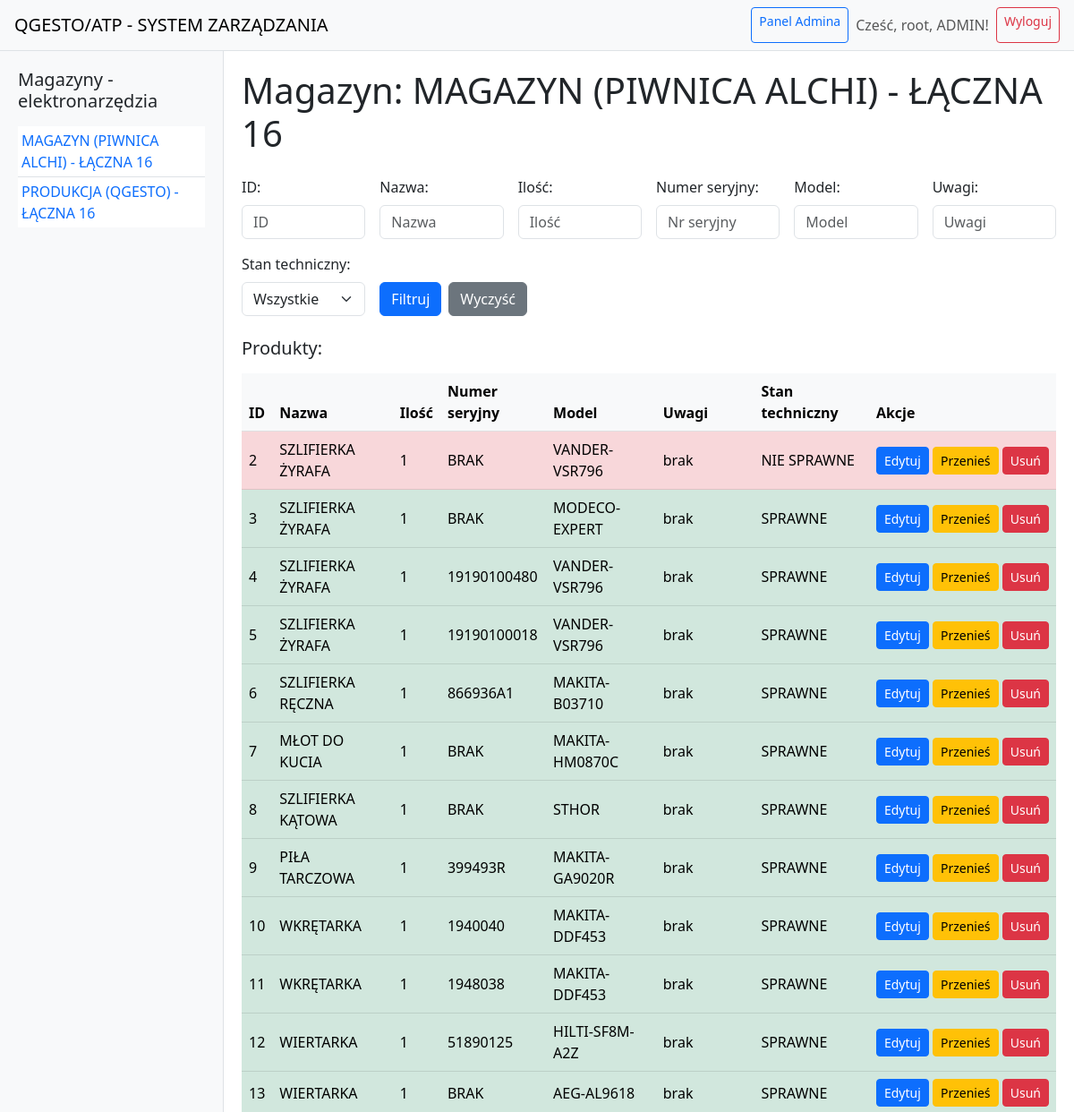
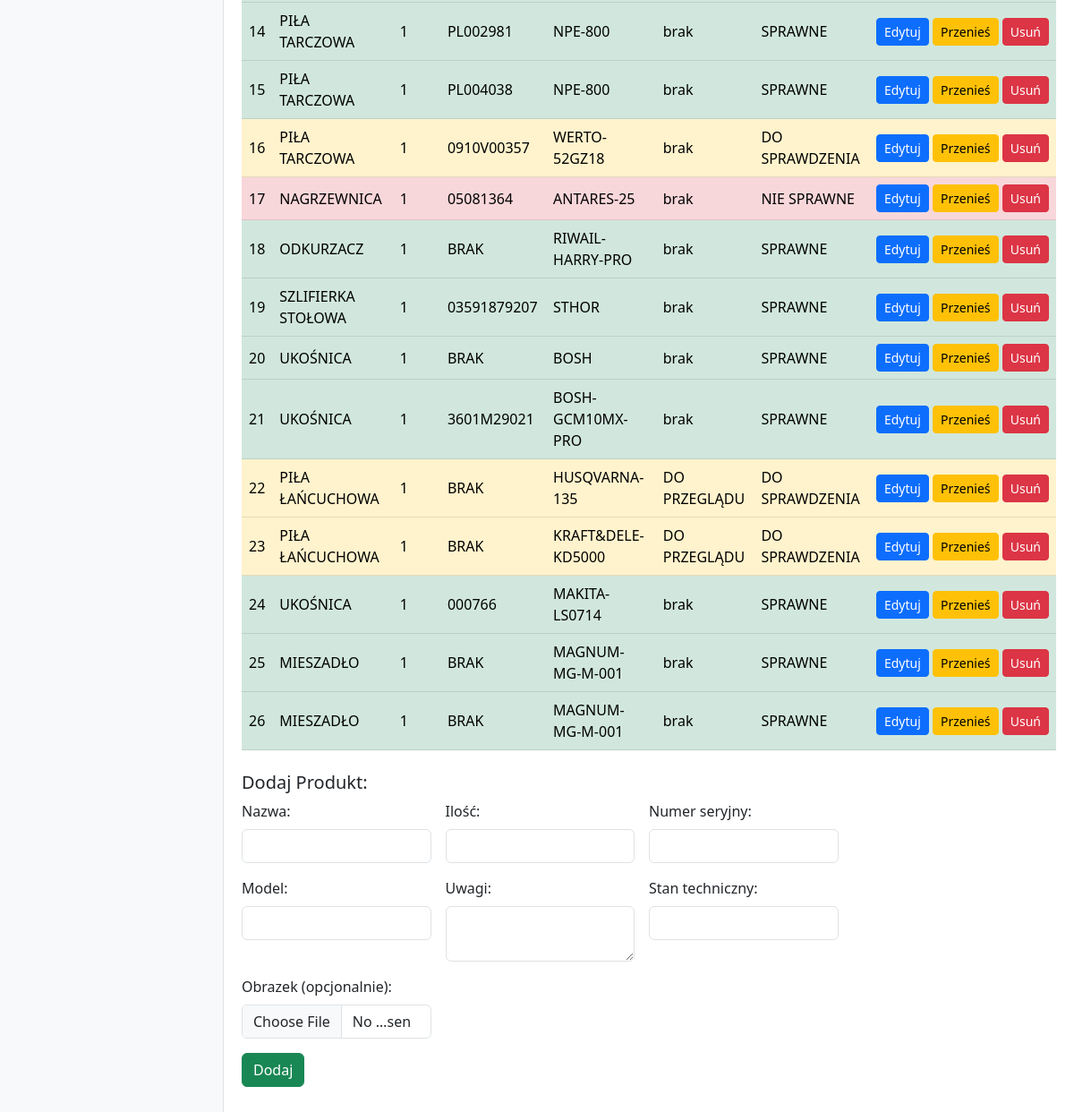
/magazyn/4 (signed in), run on the app's committed database (2 pictures, top to bottom).
### app.py (models this page shows)
class Magazyn(db.Model):
    id = db.Column(db.Integer, primary_key=True)
    nazwa = db.Column(db.String(100), nullable=False, unique=True)
    produkty = db.relationship('Produkt', backref='magazyn', lazy=True)

class Produkt(db.Model):
    id = db.Column(db.Integer, primary_key=True)
    nazwa = db.Column(db.String(100), nullable=False)
    ilosc = db.Column(db.Integer, nullable=False)
    magazyn_id = db.Column(db.Integer, db.ForeignKey('magazyn.id'), nullable=False)
    obrazek = db.Column(db.String(200), nullable=True)
    numer_seryjny = db.Column(db.String(100), nullable=True)
    model = db.Column(db.String(100), nullable=True)
    uwagi = db.Column(db.Text, nullable=True)
    stan_techniczny = db.Column(db.String(100), nullable=True)

### app.py (the view)
@app.route('/magazyn/<int:magazyn_id>')
def magazyn(magazyn_id):
    if 'user_id' not in session:
        flash('Musisz być zalogowany!', 'warning')
        return redirect(url_for('login'))
    magazyn = Magazyn.query.get_or_404(magazyn_id)
    f_id = request.args.get('f_id', '').strip()
    f_nazwa = request.args.get('f_nazwa', '').strip()
    f_ilosc = request.args.get('f_ilosc', '').strip()
    f_numer_seryjny = request.args.get('f_numer_seryjny', '').strip()
    f_model = request.args.get('f_model', '').strip()
    f_uwagi = request.args.get('f_uwagi', '').strip()
    f_stan_techniczny = request.args.get('f_stan_techniczny', '').strip()
    query = Produkt.query.filter_by(magazyn_id=magazyn_id)
    if f_id:
        if f_id.isdigit():
            query = query.filter(Produkt.id == int(f_id))
        else:
            query = query.filter(Produkt.id == -1)  # żadnych wyników
    if f_nazwa:
        query = query.filter(Produkt.nazwa.ilike(f'%{f_nazwa}%'))
    if f_ilosc:
        if f_ilosc.isdigit():
            query = query.filter(Produkt.ilosc == int(f_ilosc))
        else:
            query = query.filter(Produkt.id == -1)
    if f_numer_seryjny:
        query = query.filter(Produkt.numer_seryjny.ilike(f'%{f_numer_seryjny}%'))
    if f_model:
        query = query.filter(Produkt.model.ilike(f'%{f_model}%'))
    if f_uwagi:
        query = query.filter(Produkt.uwagi.ilike(f'%{f_uwagi}%'))
    if f_stan_techniczny and f_stan_techniczny != 'wszystkie':
        query = query.filter(Produkt.stan_techniczny == f_stan_techniczny)
    produkty = query.all()
    return render_template('magazyn.html',
                           magazyn=magazyn,
                           produkty=produkty,
                           f_id=f_id,
                           f_nazwa=f_nazwa,
                           f_ilosc=f_ilosc,
                           f_numer_seryjny=f_numer_seryjny,
                           f_model=f_model,
                           f_uwagi=f_uwagi,
                           f_stan_techniczny=f_stan_techniczny)

### app.py (called while the page is built)
@app.context_processor
def inject_magazyny():
    magazyny_all = Magazyn.query.all()
    return {'magazyny_sidebar': magazyny_all}

### templates/magazyn.html (shortened to what this page needs)
{% extends "base.html" %}
{% block content %}
<h1 class="mb-4">Magazyn: {{ magazyn.nazwa }}</h1>
<form method="get" class="row g-3 mb-4">
    <div class="col-md-2">
        <label for="f_id" class="form-label">ID:</label>
        <input type="text" id="f_id" name="f_id" value="{{ f_id }}" class="form-control" placeholder="ID">
    </div>
    <div class="col-md-2">
        <label for="f_nazwa" class="form-label">Nazwa:</label>
        <input type="text" id="f_nazwa" name="f_nazwa" value="{{ f_nazwa }}" class="form-control" placeholder="Nazwa">
    </div>
    <div class="col-md-2">
        <label for="f_ilosc" class="form-label">Ilość:</label>
        <input type="text" id="f_ilosc" name="f_ilosc" value="{{ f_ilosc }}" class="form-control" placeholder="Ilość">
    </div>
    <div class="col-md-2">
        <label for="f_numer_seryjny" class="form-label">Numer seryjny:</label>
        <input type="text" id="f_numer_seryjny" name="f_numer_seryjny" value="{{ f_numer_seryjny }}" class="form-control" placeholder="Nr seryjny">
    </div>
    <div class="col-md-2">
        <label for="f_model" class="form-label">Model:</label>
        <input type="text" id="f_model" name="f_model" value="{{ f_model }}" class="form-control" placeholder="Model">
    </div>
    <div class="col-md-2">
        <label for="f_uwagi" class="form-label">Uwagi:</label>
        <input type="text" id="f_uwagi" name="f_uwagi" value="{{ f_uwagi }}" class="form-control" placeholder="Uwagi">
    </div>
    <div class="col-md-2">
        <label for="f_stan_techniczny" class="form-label">Stan techniczny:</label>
        <select id="f_stan_techniczny" name="f_stan_techniczny" class="form-select">
            <option value="wszystkie">Wszystkie</option>
        </select>
    </div>
    <div class="col-md-2 d-flex align-items-end">
        <button type="submit" class="btn btn-primary me-2">Filtruj</button>
        <a href="{{ url_for('magazyn', magazyn_id=magazyn.id) }}" class="btn btn-secondary">Wyczyść</a>
    </div>
</form>
<h2 class="h5 mb-3">Produkty:</h2>
<table class="table align-middle">
    <thead class="table-light">
        <tr>
            <th>ID</th>
            <th>Nazwa</th>
            <th>Ilość</th>
            <th>Numer seryjny</th>
            <th>Model</th>
            <th>Uwagi</th>
            <th>Stan techniczny</th>
            <th>Akcje</th>
        </tr>
    </thead>
    <tbody>
        {% for produkt in produkty %}
        {% set row_class = '' %}
        {% if produkt.stan_techniczny == 'SPRAWNE' %}
            {% set row_class = 'table-success' %}
        {% elif produkt.stan_techniczny == 'NIE SPRAWNE' %}
            {% set row_class = 'table-danger' %}
        {% elif produkt.stan_techniczny == 'DO SPRAWDZENIA' %}
            {% set row_class = 'table-warning' %}
        {% endif %}
        {% if produkt.uwagi == 'ZESTAW MONTAŻOWY' %}
            {% set row_class = 'table-fiolet' %}
        {% endif %}
        <tr class="{{ row_class }}">
            <td>{{ produkt.id }}</td>
            <td>
                {% if produkt.obrazek %}
                <a href="{{ url_for('pokaz_obrazek', produkt_id=produkt.id) }}" class="text-decoration-none">{{ produkt.nazwa }}</a>
                {% else %}
                {{ produkt.nazwa }}
                {% endif %}
            </td>
            <td>{{ produkt.ilosc }}</td>
            <td>{{ produkt.numer_seryjny or 'brak' }}</td>
            <td>{{ produkt.model or 'brak' }}</td>
            <td>{{ produkt.uwagi or 'brak' }}</td>
            <td>{{ produkt.stan_techniczny or 'brak' }}</td>
            <td class="text-nowrap">
                {% if session.get('grupa') >= 2 %}
                <a href="{{ url_for('edytuj_produkt', produkt_id=produkt.id) }}" class="btn btn-sm btn-primary">Edytuj</a>
                <a href="{{ url_for('przenies_produkt', produkt_id=produkt.id) }}" class="btn btn-sm btn-warning">Przenieś</a>
                {% endif %}
                {% if session.get('grupa') == 3 %}
                <a href="{{ url_for('usun_produkt', produkt_id=produkt.id) }}" class="btn btn-sm btn-danger" onclick="return confirm('Czy na pewno usunąć produkt?')">Usuń</a>
                {% endif %}
            </td>
        </tr>
        {% endfor %}
    </tbody>
</table>
{% if session.get('grupa') == 3 %}
<h2 class="h5 mt-4">Dodaj Produkt:</h2>
<form action="{{ url_for('dodaj_produkt', magazyn_id=magazyn.id) }}" method="post" enctype="multipart/form-data" class="row g-3 w-75">
    <div class="col-md-4">
        <label for="nazwa" class="form-label">Nazwa:</label>
        <input type="text" id="nazwa" name="nazwa" class="form-control" required>
    </div>
    <div class="col-md-4">
        <label for="ilosc" class="form-label">Ilość:</label>
        <input type="number" id="ilosc" name="ilosc" class="form-control" required>
    </div>
    <div class="col-md-4">
        <label for="numer_seryjny" class="form-label">Numer seryjny:</label>
        <input type="text" id="numer_seryjny" name="numer_seryjny" class="form-control">
    </div>
    <div class="col-md-4">
        <label for="model" class="form-label">Model:</label>
        <input type="text" id="model" name="model" class="form-control">
    </div>
    <div class="col-md-4">
        <label for="uwagi" class="form-label">Uwagi:</label>
        <textarea id="uwagi" name="uwagi" class="form-control"></textarea>
    </div>
    <div class="col-md-4">
        <label for="stan_techniczny" class="form-label">Stan techniczny:</label>
        <input type="text" id="stan_techniczny" name="stan_techniczny" class="form-control">
    </div>
    <div class="col-md-4">
        <label for="obrazek" class="form-label">Obrazek (opcjonalnie):</label>
        <input type="file" id="obrazek" name="obrazek" class="form-control">
    </div>
    <div class="col-12 mt-3">
        <button type="submit" class="btn btn-success">Dodaj</button>
    </div>
</form>
{% endif %}
{% endblock %}

### templates/base.html (shortened to what this page needs)
<!DOCTYPE html>
<html lang="en">
<head>
    <link href="https://cdn.jsdelivr.net/npm/bootstrap@5.3.0/dist/css/bootstrap.min.css" rel="stylesheet"/>
</head>
<body>
<nav class="navbar navbar-light bg-light px-3">
    <a class="navbar-brand" href="{{ url_for('index') }}">QGESTO/ATP - SYSTEM ZARZĄDZANIA</a>
    <div class="d-flex">
        {% if session.get('user_id') %}
            {% if session.get('username') == 'root' and session.get('grupa') == 3 %}
                <a href="{{ url_for('panel_admina') }}" class="btn btn-sm btn-outline-primary me-2">Panel Admina</a>
            {% endif %}
            <span class="navbar-text me-2">Cześć, {{ session.get('username') }}{% if session.get('stanowisko') %}, {{ session.get('stanowisko') }}{% endif %}!</span>
            <a href="{{ url_for('logout') }}" class="btn btn-sm btn-outline-danger" onclick="return confirm('Czy na pewno chcesz się wylogować?')">Wyloguj</a>
        {% else %}
            <a href="{{ url_for('login') }}" class="btn btn-sm btn-outline-success">Zaloguj</a>
        {% endif %}
    </div>
</nav>
<div class="layout">
    <aside class="sidebar">
        <h5 class="mb-3">Magazyny - elektronarzędzia</h5>
        {% if magazyny_sidebar and magazyny_sidebar|length > 0 %}
        <ul class="list-group list-group-flush">
            {% for mag in magazyny_sidebar %}
            <li class="list-group-item p-1"><a href="{{ url_for('magazyn', magazyn_id=mag.id) }}" class="text-decoration-none">{{ mag.nazwa }}</a></li>
            {% endfor %}
        </ul>
        {% else %}
        <p>Brak magazynów</p>
        {% endif %}
    </aside>
    <div class="container-fluid-main">
        {% block content %}{% endblock %}
    </div>
</div>
</body>
</html>

### templates/base.html (style rules this page uses)
body, html { height: 100%; margin: 0; }
.layout { display: flex; height: 100vh; overflow: hidden; }
.sidebar { width: 250px; background: #f8f9fa; padding: 20px; border-right: 1px solid #dee2e6; }
.container-fluid-main { flex: 1; overflow: auto; padding: 20px; }
.navbar { border-bottom: 1px solid #dee2e6; }

### data on the page
Magazyn: nazwa "MAGAZYN (PIWNICA ALCHI) - ŁĄCZNA 16"
Magazyn: nazwa "PRODUKCJA (QGESTO) - ŁĄCZNA 16"
Produkt: id "2", nazwa "SZLIFIERKA ŻYRAFA", ilosc "1", numer_seryjny "BRAK", model "VANDER-VSR796", uwagi "brak", stan_techniczny "NIE SPRAWNE"
Produkt: id "3", nazwa "SZLIFIERKA ŻYRAFA", ilosc "1", numer_seryjny "BRAK", model "MODECO-EXPERT", uwagi "brak", stan_techniczny "SPRAWNE"
Produkt: id "4", nazwa "SZLIFIERKA ŻYRAFA", ilosc "1", numer_seryjny "19190100480", model "VANDER-VSR796", uwagi "brak", stan_techniczny "SPRAWNE"
Produkt: id "5", nazwa "SZLIFIERKA ŻYRAFA", ilosc "1", numer_seryjny "19190100018", model "VANDER-VSR796", uwagi "brak", stan_techniczny "SPRAWNE"
Produkt: id "6", nazwa "SZLIFIERKA RĘCZNA", ilosc "1", numer_seryjny "866936A1", model "MAKITA-B03710", uwagi "brak", stan_techniczny "SPRAWNE"
Produkt: id "7", nazwa "MŁOT DO KUCIA", ilosc "1", numer_seryjny "BRAK", model "MAKITA-HM0870C", uwagi "brak", stan_techniczny "SPRAWNE"
Produkt: id "8", nazwa "SZLIFIERKA KĄTOWA", ilosc "1", numer_seryjny "BRAK", model "STHOR", uwagi "brak", stan_techniczny "SPRAWNE"
Produkt: id "9", nazwa "PIŁA TARCZOWA", ilosc "1", numer_seryjny "399493R", model "MAKITA-GA9020R", uwagi "brak", stan_techniczny "SPRAWNE"
Produkt: id "10", nazwa "WKRĘTARKA", ilosc "1", numer_seryjny "1940040", model "MAKITA-DDF453", uwagi "brak", stan_techniczny "SPRAWNE"
Produkt: id "11", nazwa "WKRĘTARKA", ilosc "1", numer_seryjny "1948038", model "MAKITA-DDF453", uwagi "brak", stan_techniczny "SPRAWNE"
Produkt: id "12", nazwa "WIERTARKA", ilosc "1", numer_seryjny "51890125", model "HILTI-SF8M-A2Z", uwagi "brak", stan_techniczny "SPRAWNE"
Produkt: id "13", nazwa "WIERTARKA", ilosc "1", numer_seryjny "BRAK", model "AEG-AL9618", uwagi "brak", stan_techniczny "SPRAWNE"
Produkt: id "14", nazwa "PIŁA TARCZOWA", ilosc "1", numer_seryjny "PL002981", model "NPE-800", uwagi "brak", stan_techniczny "SPRAWNE"
Produkt: id "15", nazwa "PIŁA TARCZOWA", ilosc "1", numer_seryjny "PL004038", model "NPE-800", uwagi "brak", stan_techniczny "SPRAWNE"
Produkt: id "16", nazwa "PIŁA TARCZOWA", ilosc "1", numer_seryjny "0910V00357", model "WERTO-52GZ18", uwagi "brak", stan_techniczny "DO SPRAWDZENIA"
Produkt: id "17", nazwa "NAGRZEWNICA", ilosc "1", numer_seryjny "05081364", model "ANTARES-25", uwagi "brak", stan_techniczny "NIE SPRAWNE"
Produkt: id "18", nazwa "ODKURZACZ", ilosc "1", numer_seryjny "BRAK", model "RIWAIL-HARRY-PRO", uwagi "brak", stan_techniczny "SPRAWNE"
Produkt: id "19", nazwa "SZLIFIERKA STOŁOWA", ilosc "1", numer_seryjny "03591879207", model "STHOR", uwagi "brak", stan_techniczny "SPRAWNE"
Produkt: id "20", nazwa "UKOŚNICA", ilosc "1", numer_seryjny "BRAK", model "BOSH", uwagi "brak", stan_techniczny "SPRAWNE"
Produkt: id "21", nazwa "UKOŚNICA", ilosc "1", numer_seryjny "3601M29021", model "BOSH-GCM10MX-PRO", uwagi "brak", stan_techniczny "SPRAWNE"
Produkt: id "22", nazwa "PIŁA ŁAŃCUCHOWA", ilosc "1", numer_seryjny "BRAK", model "HUSQVARNA-135", uwagi "DO PRZEGLĄDU", stan_techniczny "DO SPRAWDZENIA"
Produkt: id "23", nazwa "PIŁA ŁAŃCUCHOWA", ilosc "1", numer_seryjny "BRAK", model "KRAFT&DELE-KD5000", uwagi "DO PRZEGLĄDU", stan_techniczny "DO SPRAWDZENIA"
Produkt: id "24", nazwa "UKOŚNICA", ilosc "1", numer_seryjny "000766", model "MAKITA-LS0714", uwagi "brak", stan_techniczny "SPRAWNE"
Produkt: id "25", nazwa "MIESZADŁO", ilosc "1", numer_seryjny "BRAK", model "MAGNUM-MG-M-001", uwagi "brak", stan_techniczny "SPRAWNE"
Produkt: id "26", nazwa "MIESZADŁO", ilosc "1", numer_seryjny "BRAK", model "MAGNUM-MG-M-001", uwagi "brak", stan_techniczny "SPRAWNE"

### other printed values
{{ session.get('username') }} "root"
{{ session.get('stanowisko') }} "ADMIN"
